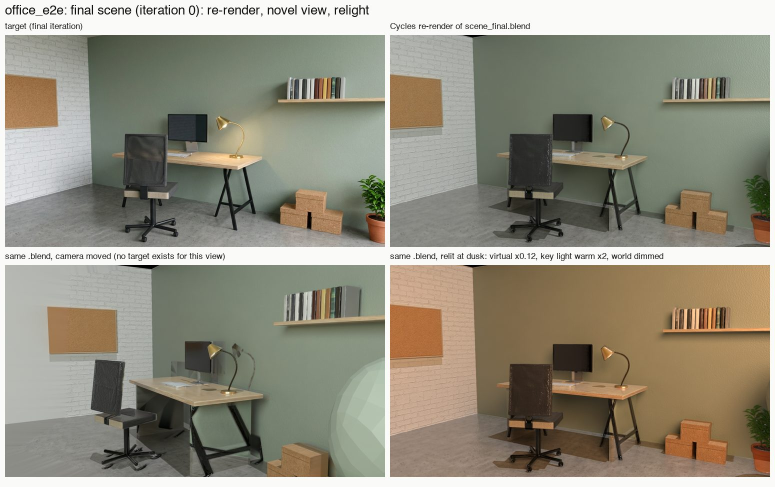
#> input picture gallery/second-input.jpg, 1550 x 974 px (shown at 1/2 size)
$ python -i target.py   (imports and definitions only)
#> lines starting #> are read from the running program, lines starting #| are printed output that depends on the picture
"""Target stage: a photoreal image of the case's fixed view (Nano Banana 2 edit on fal), or your own.

    python -m b2r.target --case CASE --iter K [--levels all|L3|L2,L3] [--seed N] [--no-reference]
                         [--extra-prompt TEXT]
    python -m b2r.target --case CASE --iter K --image PHOTO.png        bring your own target (no ladder)
    python -m b2r.target --case CASE --iter K --set-level L3 --reason "why"   override the rule's pick
    python -m b2r.target --case CASE --iter K --rescore [--out-dir DIR]       re-score sweep/, no fal calls

Nano Banana 2 has no numeric conditioning scale, so "conditioning strength" is a ladder L1..L5 of how
much geometry the model is given and how strictly the prompt binds it:
    L1 depth only, loose   L2 grey render, loose   L3 grey render, strict
    L4 render + depth + normals, strict            L5 + object-id colours, strictest
Every level is scored by how well the target's luminance edges line up with the object-id boundaries
(`edge_scores`). The WEAKEST level that passes an explicit rule, calibrated against the grey render
(upper row) and each image flipped horizontally (chance row), becomes target.png. If none passes the
stage exits 2 and writes no target.

Prompts come only from case.json "look" and objects.json descriptions. Iteration 0 runs the whole
ladder and records the chosen level in case.json settings.target_level; later iterations run that
level and pass the previous iteration's target as a look reference (unless --no-reference).

Size: the request asks for case.json size.aspect_ratio / size.resolution. If the generator returns a
different size and size_verified is false, the real size is written to case.json (and to a user-level
cache), the image is kept under sweep/ as evidence and the stage exits 3 so the g-buffers are re-rendered.
If the size was already verified, a different size is an error. Nothing is ever cropped or padded.
"""
from __future__ import annotations

import argparse
import hashlib
import shutil
import sys
import time
from pathlib import Path

import numpy as np
from PIL import Image, ImageDraw, ImageFont

from . import common
from .target_prompts import (ALL_LEVELS, HIDDEN_OCC, PARTLY_OCC, SMALL_FRAC, build_level, category,
                             id_colours, object_lines, visibility)

EXIT_SIZE_CHANGED = 3
EXIT_NO_PASS = 2
IMAGE_LEVEL = "IMAGE"  # the row name of a bring-your-own target in choice.json

# ---------------------------------------------------------------- edge metric
EDGE_SIGMA = 2.0  # Gaussian blur (px) before Canny: ignores fine texture/noise
CANNY_LO, CANNY_HI = 5, 12  # on 8-bit luminance, L2 gradient
RADIUS = 3  # recall tolerance in px

# Pass rule. Constants fixed before the experiment's sweep was run; the bound is expressed relative to the
# calibration rows so it adapts to the scene.
REL_RECALL = 0.90  # recall@3 >= REL_RECALL * best level's recall@3
DIST_FRAC = 0.35  # mean_dist <= upper_md + DIST_FRAC * (chance_md - upper_md)
MARGIN_OVER_CHANCE = 0.20  # recall@3 >= own flipped recall@3 + margin
OBJ_MIN_PX = 400  # non-structure objects with at least this many boundary px are checked...
OBJ_FLOOR = 0.40  # ...and each must have recall@3 >= OBJ_FLOOR

ASPECT_TOL = 0.01  # --image: relative aspect difference still treated as "the case aspect ratio"

KNOWN_BLIND_SPOT = (
    "The edge rule only measures recall of ID-mask boundaries. It cannot detect added or moved objects "
    "(or recoloured or enlarged ones) that leave the ID outlines intact, e.g. an object pulled in front of "
    "another, or a framed object drawn larger while its other edges still match. Check sweep_contact.png and "
    "the sweep/*_overlay.png images by eye and record a correction with --set-level LN --reason TEXT."
)


def luminance_edges(rgb: np.ndarray) -> np.ndarray:
    import cv2

    g = cv2.cvtColor(np.ascontiguousarray(rgb, dtype=np.uint8), cv2.COLOR_RGB2GRAY)
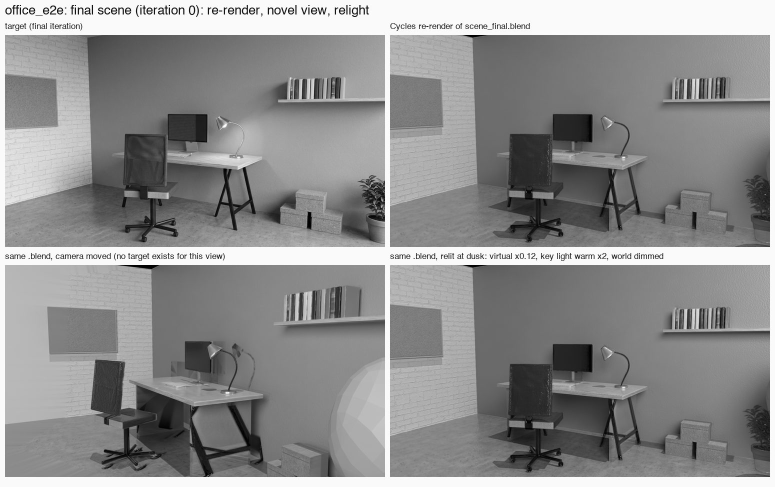
#> g: shape (974, 1550) (shown at 1/2 size); min 0, max 255, mean 142.4
    g = cv2.GaussianBlur(g, (0, 0), EDGE_SIGMA)
    return cv2.Canny(g, CANNY_LO, CANNY_HI, L2gradient=True) > 0
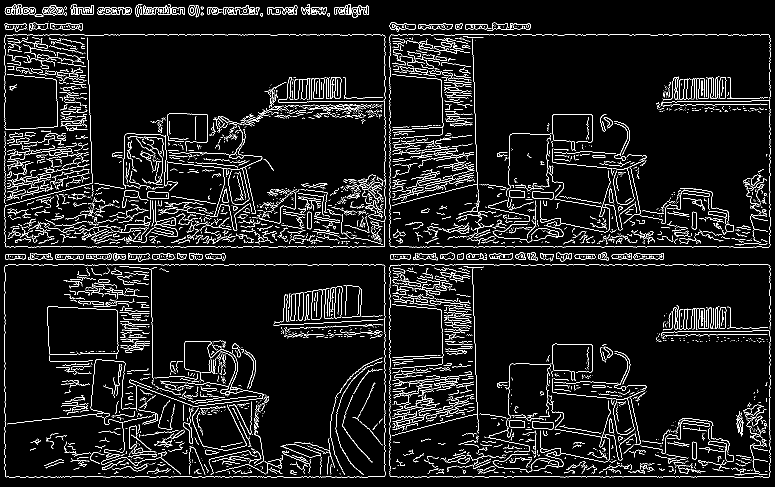
#> returned value: shape (974, 1550) bool (shown at 1/2 size); 6.5% white in thin lines or dots


# [80 lines left out: functions id_boundaries, edge_scores, evaluate, not called in this run]


# ---------------------------------------------------------------- size knowledge
def _size_key(aspect: str, resolution: str) -> str:
    return f"{aspect}@{resolution}"


def user_sizes_path() -> Path:
    return common.cache_dir() / "nb2_sizes_learned.json"


# [54 lines left out: functions _lookup, known_size, remember_size, set_case_size, not called in this run]


# ---------------------------------------------------------------- io helpers
def load_rgb(path: Path) -> np.ndarray:
    return np.array(Image.open(path).convert("RGB"))


def sha256(path: Path) -> str:
    return hashlib.sha256(Path(path).read_bytes()).hexdigest()


# [32 lines left out: functions overlay, _font, contact_sheet, rel, not called in this run]


def fail(msg: str, code: int = 1) -> int:
    print(f"ERROR: {msg}", file=sys.stderr, flush=True)
    return code


# ---------------------------------------------------------------- the stage
class Inputs:
    """G-buffers and object tables of one iteration."""

    # [26 lines left out: function __init__, not called in this run]

    def size(self) -> tuple[int, int]:
        return self.W, self.H


# [365 lines left out: functions score_rows, table_text, write_outputs, publish, cmd_set_level, cmd_image and 1 more, not called in this run]


# [2 lines not run here, left out]

>>> import cv2
>>> picture = cv2.cvtColor(cv2.imread('../../../../gallery/second-input.jpg'), cv2.COLOR_BGR2RGB)
>>> result = luminance_edges(picture)

$ run again, on gallery/iterations.jpg
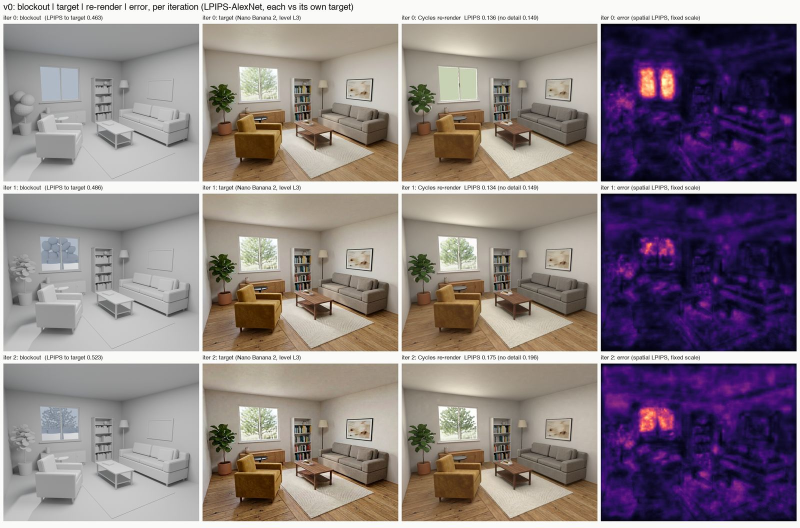
#> input picture gallery/iterations.jpg, 1600 x 1056 px (shown at 1/2 size)
#> in luminance_edges, `g = cv2.cvtColor(np.ascontiguousarray(rgb, dtype=np.uint8), cv2.COLOR_..`:
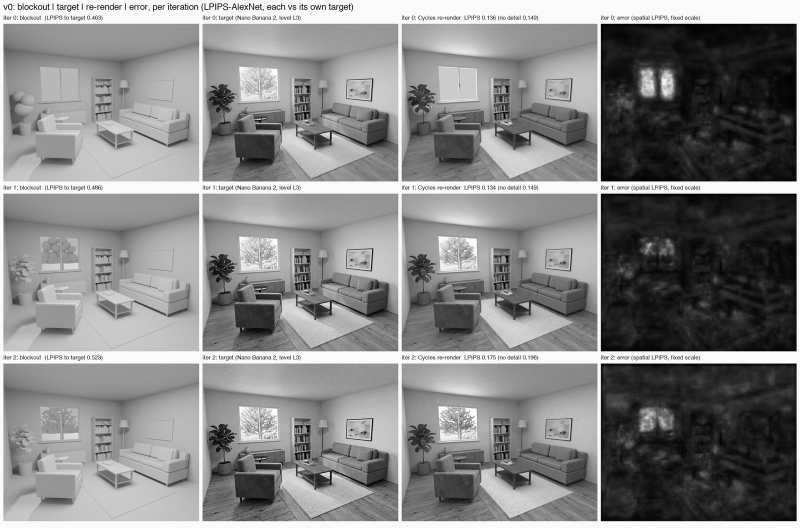
#> g: shape (1056, 1600) (shown at 1/2 size); min 0, max 255, mean 133
#> in luminance_edges, `return cv2.Canny(g, CANNY_LO, CANNY_HI, L2gradient=True) > 0`:
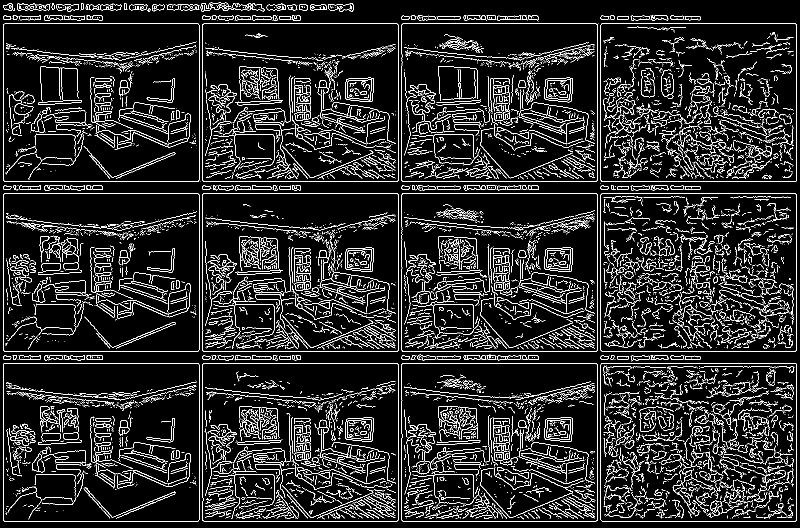
#> returned value: shape (1056, 1600) bool (shown at 1/2 size); 9.7% white in thin lines or dots

$ run again, on gallery/novel-view-and-relight.jpg
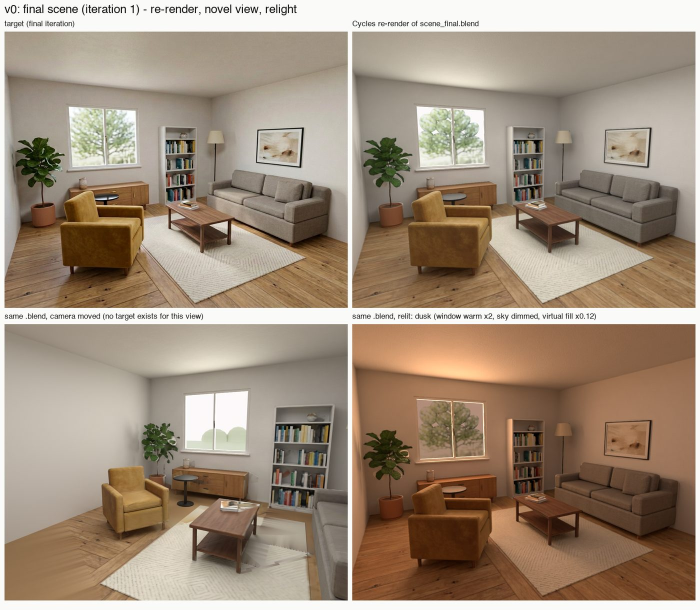
#> input picture gallery/novel-view-and-relight.jpg, 1400 x 1219 px (shown at 1/2 size)
#> in luminance_edges, `g = cv2.cvtColor(np.ascontiguousarray(rgb, dtype=np.uint8), cv2.COLOR_..`:
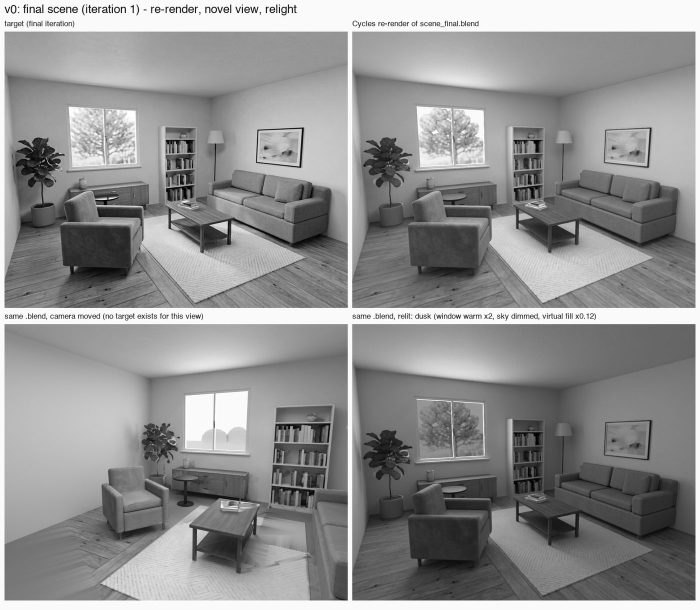
#> g: shape (1219, 1400) (shown at 1/2 size); min 0, max 255, mean 144.5
#> in luminance_edges, `return cv2.Canny(g, CANNY_LO, CANNY_HI, L2gradient=True) > 0`:
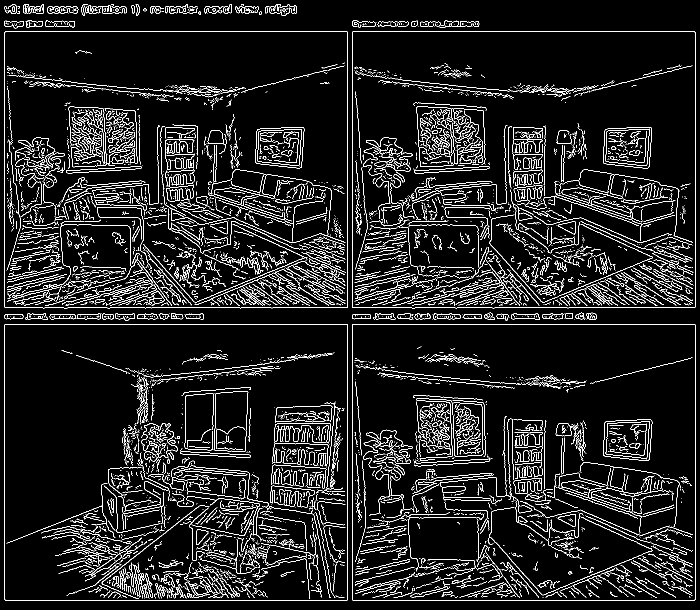
#> returned value: shape (1219, 1400) bool (shown at 1/2 size); 7.8% white in thin lines or dots
